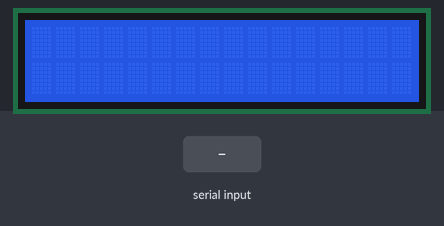
Bench run of a sketch on a simulated Arduino Uno, built with avr-gcc and run on an emulated ATmega328P. Shown: 16×2 character LCD. The inputs (shaded band) are chosen by the test bench.

Above: at 1.2 s.
1.3 s: "1" received over Serial
At 2.4 s:
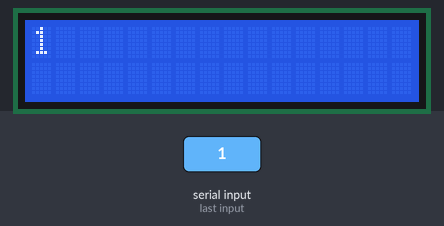
2.9 s: "0" received over Serial
At 3.6 s:
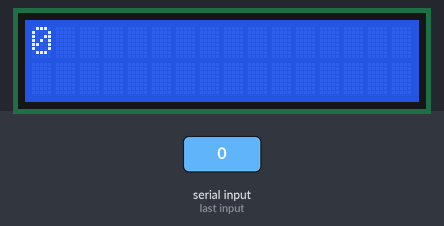
4.5 s: "2" received over Serial
At 6.0 s:
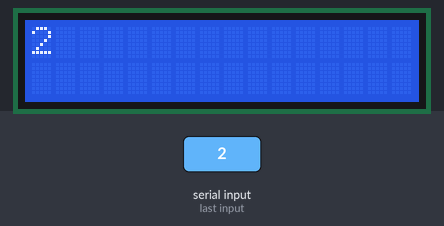
Timing chart, 0 to 7.5 s (numbered marks = the images above; inputs shaded):
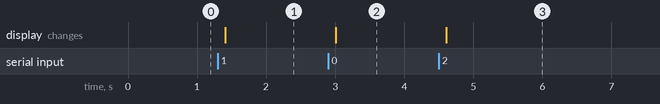

The sketch:

LCD_I2C_Serail.ino
```cpp
/*
 * Displays text sent over the serial port (e.g. from the Serial Monitor) on
 * an attached LCD.
 * YWROBOT
 *Compatible with the Arduino IDE 1.0
 *Library version:1.1
 */
#include <Wire.h>
#include <LiquidCrystal_I2C.h>

LiquidCrystal_I2C lcd(0x27,16,2);  // set the LCD address to 0x20 for a 16 chars and 2 line display

void setup()
{
  lcd.init();                      // initialize the lcd
  lcd.backlight();
  Serial.begin(9600);
}

void loop()
{
  // when characters arrive over the serial port...
  if (Serial.available()) {
    // wait a bit for the entire message to arrive
    delay(100);
    // clear the screen
    lcd.clear();
    // read all the available characters
    while (Serial.available() > 0) {
      // display each character to the LCD
      lcd.write(Serial.read());
    }
  }
}
```

Measured:
- after the input at 1.3 s, the display: changes after 0.10 s (image 1)
- after the input at 2.9 s, the display: changes after 0.10 s (image 2)
- after the input at 4.5 s, the display: changes after 0.10 s (image 3)
